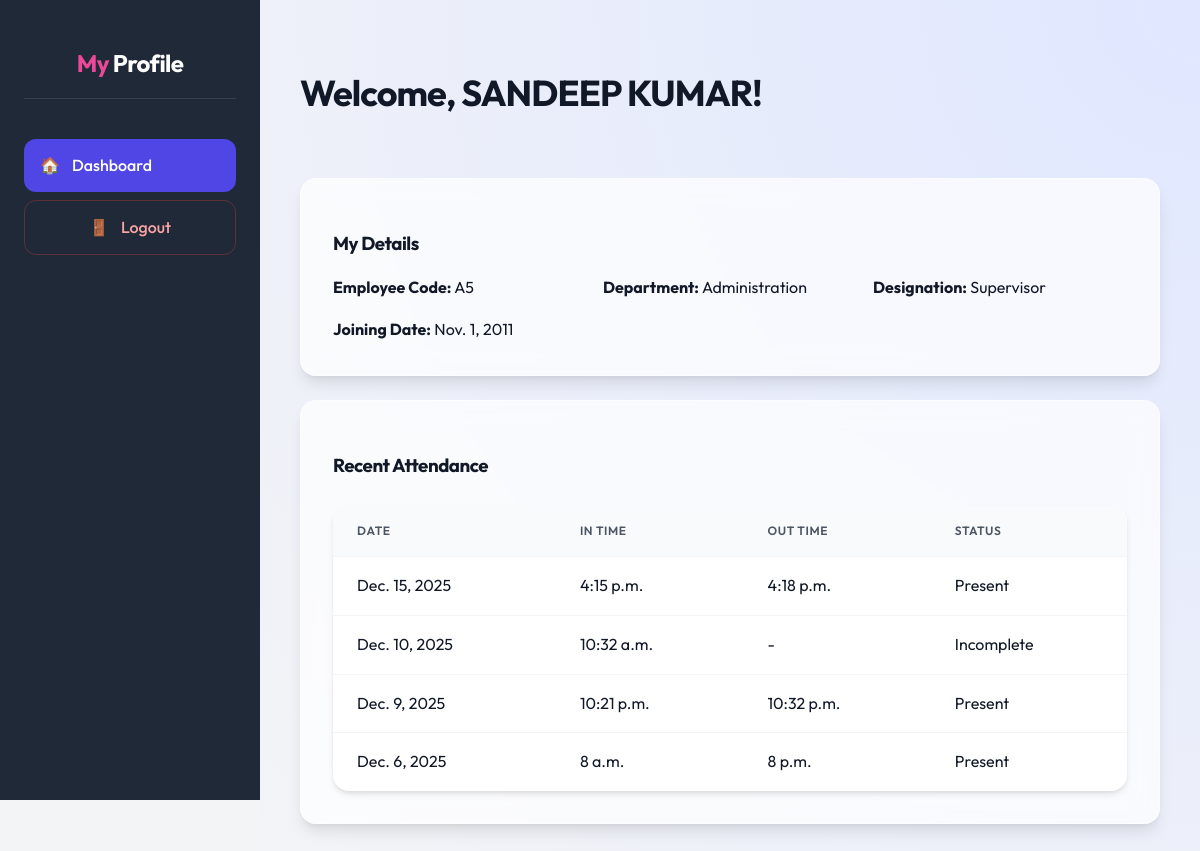
/employee-dashboard/ (signed in), run on the app's committed database.
### core/models.py (models this page shows, shortened)
class Employee(models.Model):
    user = models.OneToOneField(User, on_delete=models.SET_NULL, null=True, blank=True, related_name='employee_profile')
    GENDER_CHOICES = [
        ('M', 'Male'),
        ('F', 'Female'),
        ('O', 'Other'),
    ]
    EMPLOYMENT_TYPE_CHOICES = [
        ('Permanent', 'Permanent'),
        ('Trainee', 'Trainee'),
        ('Contract', 'Contract'),
        ('Daily Wages', 'Daily Wages'),
        ('Internship', 'Internship'),
        ('Part-Time', 'Part-Time'),
        ('Full-Time', 'Full-Time'),
    ]
    employee_code = models.CharField(max_length=20, unique=True, default=0)
    full_name = models.CharField(max_length=255, default='')
    address = models.TextField(default='')
    date_of_birth = models.DateField(null=True, blank=True, default=None)
    contact_number = models.CharField(max_length=15, default='')
    aadhar_number = models.CharField(max_length=12, default='')
    sex = models.CharField(max_length=1, choices=GENDER_CHOICES, null=True, blank=True, default=None)
    nationality = models.CharField(max_length=50, default='')
    state = models.CharField(max_length=50, default='')
    joining_date = models.DateField(default=datetime.date.today)
    department = models.ForeignKey(Department, on_delete=models.SET_NULL, null=True, blank=True)
    designation = models.ForeignKey(Designation, on_delete=models.SET_NULL, null=True, blank=True)
    previous_experience = models.TextField(default='')
    employment_type = models.CharField(max_length=20, choices=EMPLOYMENT_TYPE_CHOICES, default='Permanent')
    basic_salary = models.DecimalField(max_digits=10, decimal_places=2, default=0.00)
    allowances = models.ManyToManyField(Allowance, through='EmployeeAllowance', blank=True)

class Department(models.Model):
    name = models.CharField(max_length=100, unique=True)
    def __str__(self):
        return self.name

class Designation(models.Model):
    name = models.CharField(max_length=100, unique=True)
    def __str__(self):
        return self.name

class Attendance(models.Model):
    employee = models.ForeignKey(Employee, on_delete=models.CASCADE)
    date = models.DateField()
    check_in_time = models.TimeField()
    check_out_time = models.TimeField(blank=True, null=True)
    notes = models.TextField(blank=True, null=True)

### core/views.py (the view)
# urls.py: path('employee-dashboard/', views.employee_dashboard, name='employee_dashboard'),
@login_required
def employee_dashboard(request):
    try:
        employee = request.user.employee_profile
    except Employee.DoesNotExist:
        if hasattr(request.user, 'hrprofile') and request.user.hrprofile.role < 2:
            messages.info(request, "You are logged in as HR/Admin. You don't have a personal employee record linked.")
            return redirect('dashboard')
        messages.error(request, "No employee record linked to this account.")
        return redirect('login')
    recent_attendance = Attendance.objects.filter(employee=employee).order_by('-date')[:10]
    context = {
        'employee': employee,
        'recent_attendance': recent_attendance,
    }
    return render(request, 'core/employee_dashboard.html', context)

### core/templates/core/employee_dashboard.html (shortened to what this page needs)
{% extends 'core/base.html' %}
{% load static %}
{% block content %}
<div class="dashboard-layout">
    <div class="sidebar">
        <h2><span style="color: var(--secondary-color);">My</span> Profile</h2>
        <ul>
            <li><a href="#" class="active">
                    <span>🏠</span> Dashboard
                </a></li>
            <div class="logout-link">
                <a href="{% url 'logout' %}"><span>🚪</span> Logout</a>
            </div>
    </div>
    <div class="main-content">
        <div class="main-content-header">
            <h1>Welcome, {{ employee.full_name }}!</h1>
        </div>
        <div class="card">
            <h3>My Details</h3>
            <div style="display: grid; grid-template-columns: repeat(auto-fit, minmax(200px, 1fr)); gap: 1rem;">
                <div>
                    <strong>Employee Code:</strong> {{ employee.employee_code }}
                </div>
                <div>
                    <strong>Department:</strong> {{ employee.department }}
                </div>
                <div>
                    <strong>Designation:</strong> {{ employee.designation }}
                </div>
                <div>
                    <strong>Joining Date:</strong> {{ employee.joining_date }}
                </div>
            </div>
        </div>
        <div class="card">
            <h3>Recent Attendance</h3>
            <table class="data-table">
                <thead>
                    <tr>
                        <th>Date</th>
                        <th>In Time</th>
                        <th>Out Time</th>
                        <th>Status</th>
                    </tr>
                </thead>
                <tbody>
                    {% for record in recent_attendance %}
                    <tr>
                        <td>{{ record.date }}</td>
                        <td>{{ record.check_in_time|default:"-" }}</td>
                        <td>{{ record.check_out_time|default:"-" }}</td>
                        <td>
                            {% if record.check_in_time and record.check_out_time %}
                            <span class="badge badge-success">Present</span>
                            {% else %}
                            <span class="badge badge-warning">Incomplete</span>
                            {% endif %}
                        </td>
                    </tr>
                    {% empty %}
                    <tr>
                        <td colspan="4">No attendance records found.</td>
                    </tr>
                    {% endfor %}
                </tbody>
            </table>
        </div>
    </div>
</div>
{% endblock %}

### core/static/core/style.css (style rules this page uses)
:root { --primary-color: #4f46e5; --primary-hover: #4338ca; --secondary-color: #ec4899; --background-color: #f3f4f6; --sidebar-bg: #1f2937; --text-color: #111827; --text-light: #9ca3af; --white: #ffffff; --glass-bg: rgba(255, 255, 255, 0.7); --glass-border: rgba(255, 255, 255, 0.5); --shadow-sm: 0 1px 2px 0 rgba(0, 0, 0, 0.05); --shadow-md: 0 4px 6px -1px rgba(0, 0, 0, 0.1), 0 2px 4px -1px rgba(0, 0, 0, 0.06); --shadow-lg: 0 10px 15px -3px rgba(0, 0, 0, 0.1), 0 4px 6px -2px rgba(0, 0, 0, 0.05); --radius-md: 0.75rem; --radius-lg: 1rem; --font-family: 'Outfit', sans-serif; }
* { box-sizing: border-box; }
body { font-family: var(--font-family); margin: 0; background-color: var(--background-color); color: var(--text-color); line-height: 1.6; overflow-x: hidden; }
h1, h2, h3, h4, h5, h6 { color: var(--text-color); margin-bottom: 1rem; font-weight: 700; letter-spacing: -0.025em; }
h1 { font-size: 2.25rem; }
h2 { font-size: 1.875rem; }
a { color: var(--primary-color); text-decoration: none; transition: all 0.2s ease; }
.card, .form-container { background: var(--glass-bg); backdrop-filter: blur(12px); -webkit-backdrop-filter: blur(12px); border: 1px solid var(--glass-border); border-radius: var(--radius-lg); box-shadow: var(--shadow-lg); padding: 2rem; margin-bottom: 1.5rem; }
.dashboard-layout { display: flex; min-height: 100vh; }
.sidebar { width: 260px; background-color: var(--sidebar-bg); color: var(--white); padding: 1.5rem; display: flex; flex-direction: column; position: fixed; height: 100vh; box-shadow: var(--shadow-xl); z-index: 50; }
.sidebar h2 { color: var(--white); font-size: 1.5rem; text-align: center; margin-bottom: 2.5rem; padding-bottom: 1rem; border-bottom: 1px solid rgba(255, 255, 255, 0.1); }
.sidebar ul { list-style: none; padding: 0; margin: 0; flex-grow: 1; }
.sidebar li { margin-bottom: 0.5rem; }
.sidebar a { color: #e5e7eb; padding: 0.85rem 1rem; border-radius: var(--radius-md); display: flex; align-items: center; gap: 0.75rem; font-weight: 500; }
.sidebar a:hover, .sidebar a.active { background-color: var(--primary-color); color: var(--white); }
.logout-link { margin-top: auto; }
.logout-link a { color: #fca5a5; border: 1px solid rgba(239, 68, 68, 0.3); justify-content: center; }
.main-content { flex: 1; margin-left: 260px; padding: 2.5rem; background: radial-gradient(circle at top right, #e0e7ff, #f3f4f6); min-height: 100vh; }
.main-content-header { display: flex; justify-content: space-between; align-items: center; margin-bottom: 2.5rem; }
.data-table { width: 100%; border-collapse: separate; border-spacing: 0; background: var(--white); border-radius: var(--radius-lg); overflow: hidden; box-shadow: var(--shadow-md); margin-top: 1.5rem; }
.data-table th, .data-table td { padding: 1rem 1.5rem; text-align: left; border-bottom: 1px solid #f3f4f6; }
.data-table th { background-color: #f9fafb; color: #4b5563; font-weight: 600; text-transform: uppercase; font-size: 0.75rem; letter-spacing: 0.05em; }
.data-table tr:last-child td { border-bottom: none; }

### data on the page
Employee: full_name "SANDEEP KUMAR", employee_code "A5", department "Administration", designation "Supervisor", joining_date "Nov. 1, 2011"
Attendance: date "Dec. 15, 2025", check_in_time "4:15 p.m.", check_out_time "4:18 p.m.", shows "Present"
Attendance: date "Dec. 10, 2025", check_in_time "10:32 a.m.", check_out_time "-", shows "Incomplete"
Attendance: date "Dec. 9, 2025", check_in_time "10:21 p.m.", check_out_time "10:32 p.m.", shows "Present"
Attendance: date "Dec. 6, 2025", check_in_time "8 a.m.", check_out_time "8 p.m.", shows "Present"
